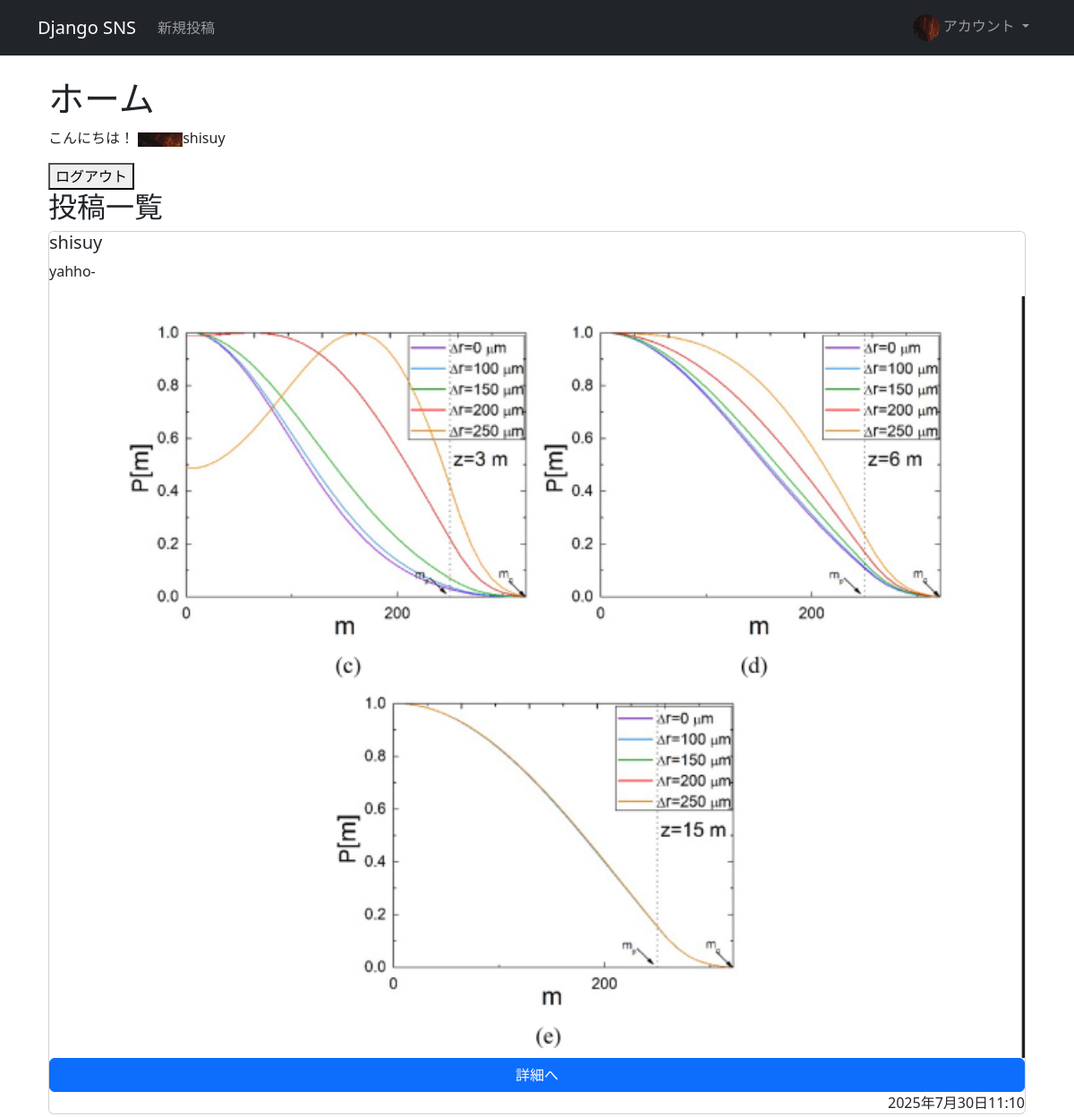
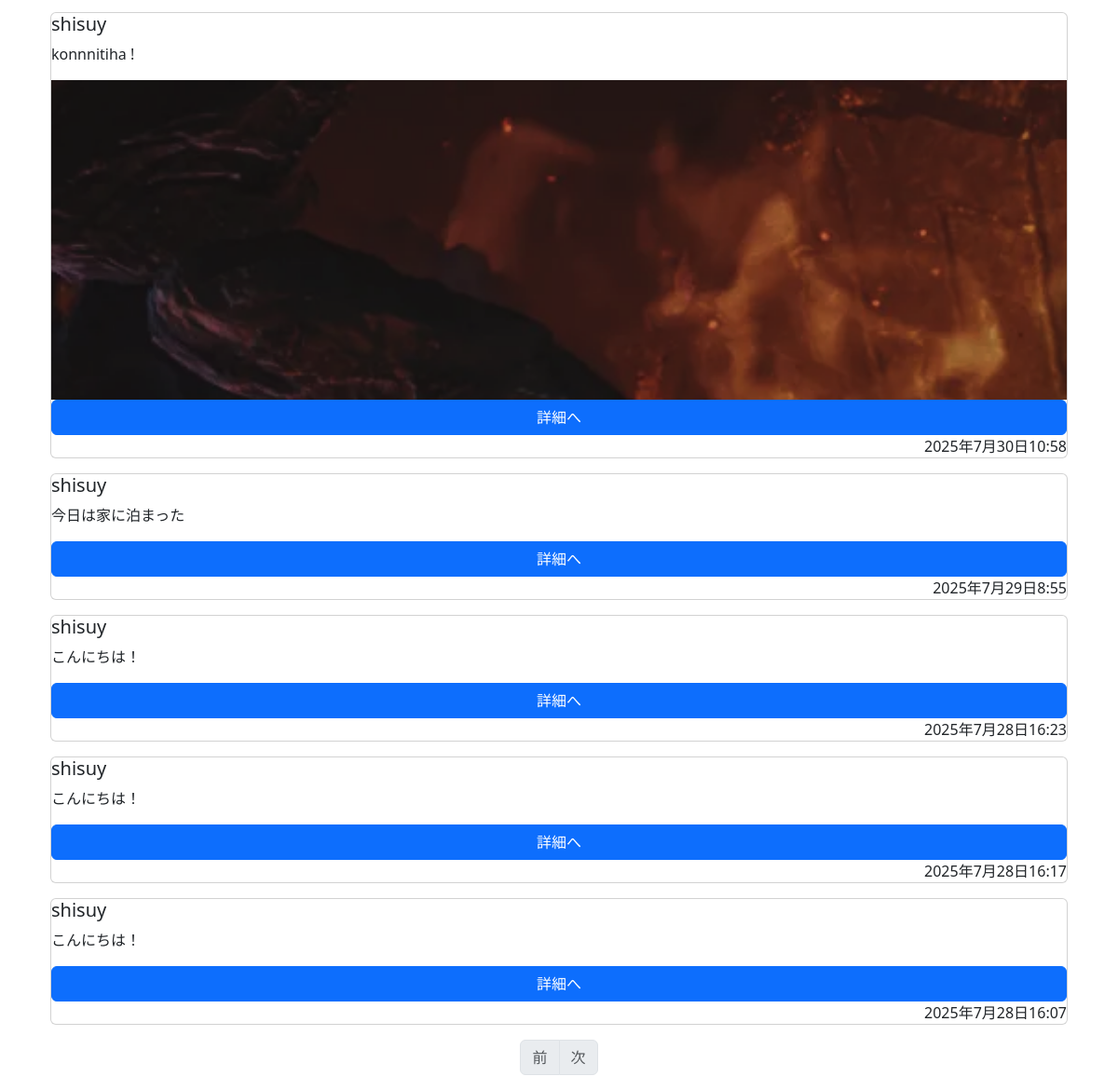
The page / (signed in) on the database its author committed (2 pictures, top to bottom).
### account/models.py (models this page shows)
class Account(AbstractUser):
    avator = models.ImageField(
        upload_to = '',
        null = True,
        blank = True
    )
    follower_count = models.IntegerField(default = 0)
    following_count = models.IntegerField(default = 0)

### post/models.py (models this page shows)
class Post(models.Model):
    owner = models.ForeignKey(
        settings.AUTH_USER_MODEL,
        on_delete = models.CASCADE,
        related_name = 'post_owner'
    )
    content = models.CharField(max_length = 100)
    created_at = models.DateTimeField(auto_now_add=True)
    favorite_count = models.IntegerField(default = 0)
    image = models.ImageField(upload_to = '', null = True, blank = True)
    VISIBILITY_CHOICE =[
        ('PUBLIC', '公開'),
        ('PRIVATE', '非公開')
    ]
    visibility = models.CharField(
        max_length = 10,
        choices = VISIBILITY_CHOICE,
        default = 'PUBLIC'
    )
    class Meta:
        ordering = ('-created_at',)

### post/views.py (the view)
# urls.py: path('', views.index, name = 'index'),
def index(request, num = 1):
    data = Post.objects.filter(visibility = 'PUBLIC')
    page = Paginator(data, 5)
    params = {
        'object_list':data
    }
    return render(request, 'post/home.html', params)

### templates/post/home.html (shortened to what this page needs)
{% extends 'base.html' %}
{% block content %}
<div class="container">
    <h1>ホーム</h1>
    {% if user.is_authenticated %}
        <p>こんにちは！
            <img src = "{{ user.avator.url }}" style = "width:50px; height:auto">{{ user.username }}</img>
        </p>
        <form method="post" action="{% url 'logout' %}">
            <button type="submit">ログアウト</button>
        </form>
    {% else %}
        <p>ログインしていません</p>
        <a href="{% url 'login' %}">ログイン</a>
    {% endif %}
    <h2>投稿一覧</h2>
    {% include 'post/pagination.html'%}
{% endblock %}

### templates/base.html (shortened to what this page needs)
{% load static %}
<!DOCTYPE html>
<html lang="ja">
<head>
    <link href="https://cdn.jsdelivr.net/npm/bootstrap@5.3.7/dist/css/bootstrap.min.css"
          rel="stylesheet"
>
</head>
<body>
<nav class="navbar navbar-expand-lg navbar-dark bg-dark">
    <div class="container">
        <a class="navbar-brand" href="{% url 'index' %}">Django SNS</a>
        <div class="collapse navbar-collapse" id="navbarSupportedContent">
            <ul class="navbar-nav me-auto">
                {% if user.is_authenticated %}
                    <li class="nav-item">
                        <a class="nav-link" href="{% url 'create' %}">新規投稿</a>
                    </li>
                {% endif %}
            </ul>
            <ul class="navbar-nav">
                {% if user.is_authenticated %}
                    <li class="nav-item dropdown">
                        <a class="nav-link dropdown-toggle" href="#" id="navbarDropdown" role="button"
                           data-bs-toggle="dropdown" aria-expanded="false">
                            {% if user.avator %}
                                <img src="{{ user.avator.url }}" width="30" height="30" alt="avatar" class="rounded-circle" loading="lazy">
                            {% endif %}
                            アカウント
                        </a>
                    </li>
                {% endif %}
            </ul>
        </div>
    </div>
</nav>
<div class="container mt-4">
    {% block content %}
    {% endblock %}
</div>
</body>
</html>

### templates/post/pagination.html (shortened to what this page needs)
{% block content%}
{% for item in object_list %}
<div class="card mb-3">
    <h5 class="card-title">{{ item.owner }}</h5>
    <p class="card-text">{{ item.content }}</p>
    {%if item.image %}
        <img class = 'img-fluid' src = "{{ item.image.url }}" alt = ""/ >
    {% endif %}
    <a href = "{% url 'post_detail' item.pk %}" class = 'btn btn-primary'>詳細へ</a>
    <p class="card-text text-end">{{ item.created_at }}</p>
</div>
    {% empty %}
        <p>投稿はまだありません。</p>
{% endfor %}
<nav>
    <ul class="pagination justify-content-center">
        {% if object_list.has_previous %}
            <li class="page-item">
                <a class="page-link" href="?page={{ object_list.previous_page_number }}">前</a>
            </li>
        {% else %}
            <li class="page-item disabled">
                <span class="page-link">前</span>
            </li>
        {% endif %}
        {% if object_list.has_next %}
            <li class="page-item">
                <a class="page-link" href="?page={{ object_list.next_page_number }}">次</a>
            </li>
        {% else %}
            <li class="page-item disabled">
                <span class="page-link">次</span>
            </li>
        {% endif %}
    </ul>
</nav>
{% endblock %}

### rows shown on the page
Account: avator (picture), username "shisuy"
Post: owner "shisuy", content "yahho-", image (picture), created_at "2025年7月30日11:10"
Post: owner "shisuy", content "konnnitiha !", image (picture), created_at "2025年7月30日10:58"
Post: owner "shisuy", content "今日は家に泊まった", created_at "2025年7月29日8:55"
Post: owner "shisuy", content "こんにちは！", created_at "2025年7月28日16:23"
Post: owner "shisuy", content "こんにちは！", created_at "2025年7月28日16:17"
Post: owner "shisuy", content "こんにちは！", created_at "2025年7月28日16:07"
